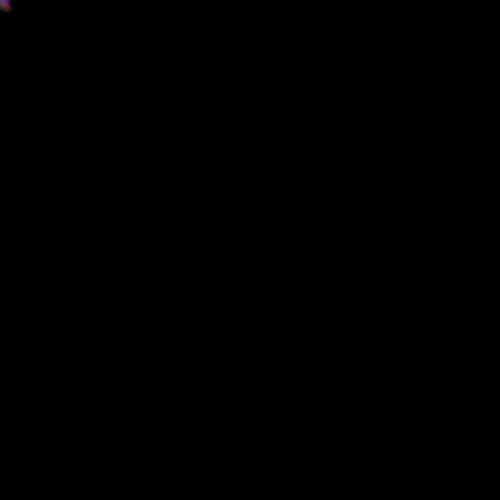
Frame 1 (no input)
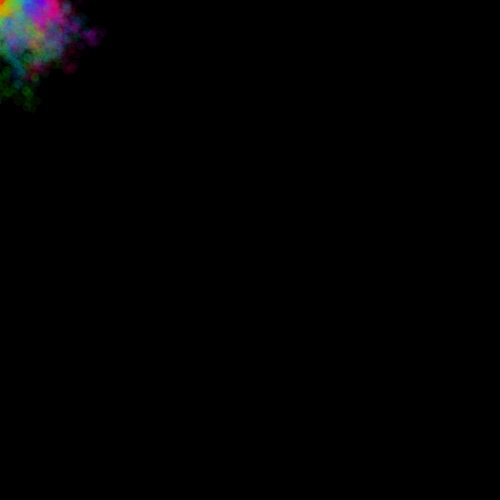
Frame 60 (no input)
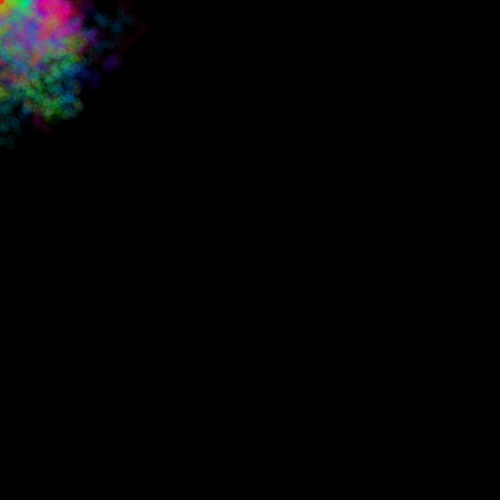
Frame 120 (the mouse pressed at the canvas centre since frame 60)

The p5.js sketch that drew these frames (run headless with seeded random() and noise() and a simulated clock; from frame 60 on, the mouse is pressed at the canvas centre):

// p5.js sketch
// ── sketch.js
// Cloud (p5.js 2.3.4 port of a #p5t Processing sketch)
// https://github.com/madparker/-p5t/blob/main/%23p5t/ArtSketch/07_21_2020/Cloud/Cloud.pde
// #p5t/ArtSketch/07_21_2020/Cloud/Cloud.pde

let x = new Array(99).fill(0);
let y = new Array(99).fill(0);
let f = 0;

function setup() {
  createCanvas(500, 500);
  background(0); // clear()
  colorMode(HSB, 99);
  noStroke();
}

function draw() {
  f++;
  for (let i = 0; i < 98; i++, x[i] += random(-9, 9), y[i] += random(-9, 9)) {
    fill(i, 99, 99, 5);
    circle(x[i], y[i], 9);
    if (y[i] < 0 || y[i] > 500) {
      x[i] = floor(i / 2); // Java int division
      y[i] = 0;
    }
  }
}

// ---- Original Processing source: #p5t/ArtSketch/07_21_2020/Cloud/Cloud.pde
/*
float[] x=new float[99];float[] y=new float[99];int f;

void setup(){
  size(500,500);clear();colorMode(HSB,99);noStroke();}

void draw(){f++;
  for(int i=0;i<98;i++,x[i]+=random(-9,9),y[i]+=random(-9,9)){
    fill(i,99,99,5);circle(x[i],y[i],9);
    if(y[i]<0||y[i]>500){x[i]=i/2;y[i]=0;}}}
*/
